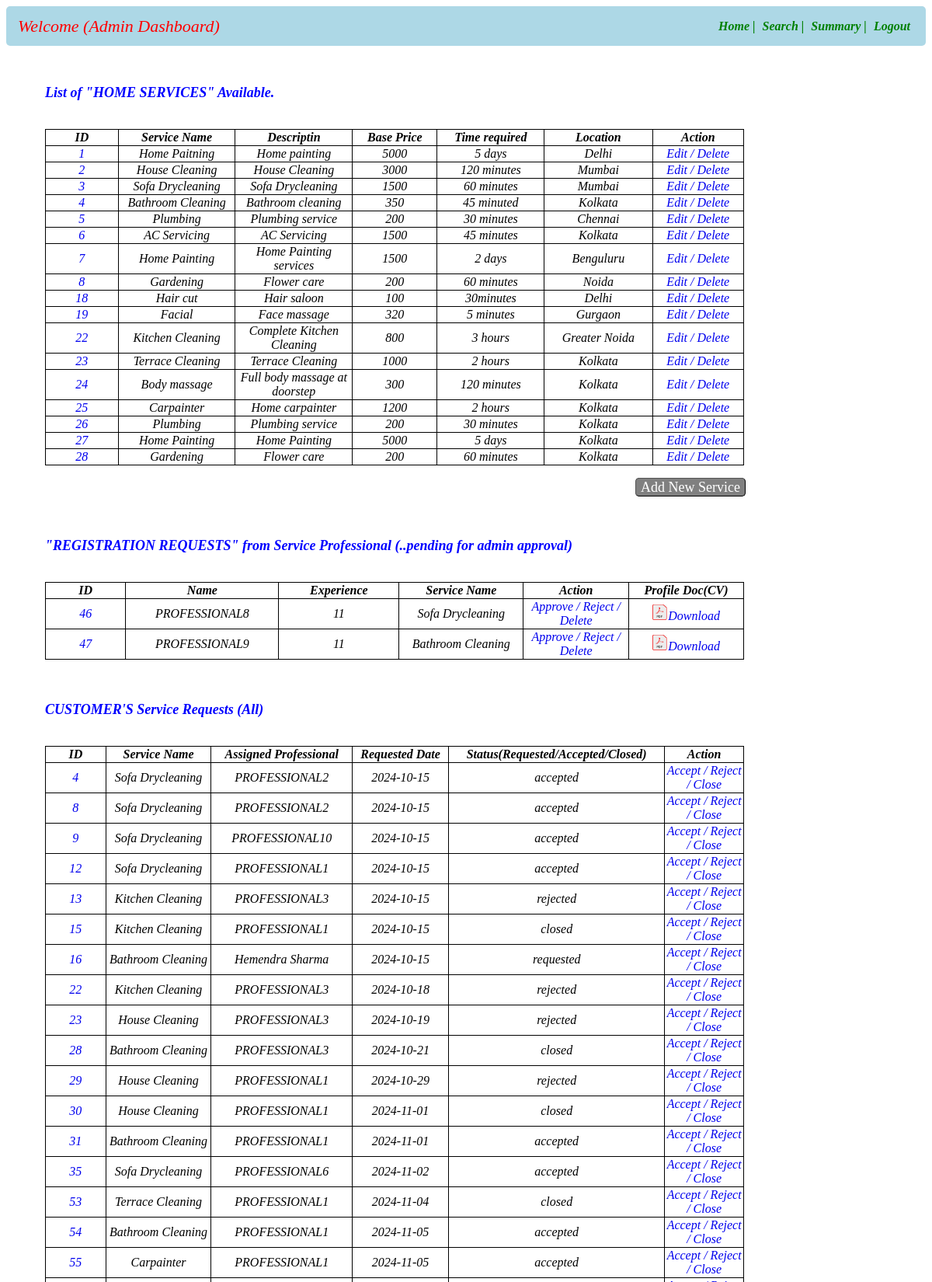
The app's page /admindashboard (upper part) with its own data.
### app.py (models this page shows)
class Service_Info(db.Model):
    __tablename__="service_info"
    id=db.Column(db.Integer,primary_key=True)
    servicename=db.Column(db.String,nullable=False)
    description=db.Column(db.String,nullable=False)
    baseprice=db.Column(db.Integer,nullable=False)
    time_required=db.Column(db.String,nullable=False)
    service_type=db.Column(db.String,nullable=False)
    city=db.Column(db.String,nullable=False)

class User_Info(db.Model):
    __tablename__="user_info"
    id=db.Column(db.Integer,primary_key=True)
    email=db.Column(db.String,nullable=False)
    full_name=db.Column(db.String,nullable=False)
    user_name=db.Column(db.String,unique=True,nullable=False)
    service_name=db.Column(db.String,nullable=False)
    experience=db.Column(db.Integer,nullable=False)
    pwd=db.Column(db.String,nullable=False)
    add=db.Column(db.String,nullable=True)
    pincode=db.Column(db.String,nullable=False)
    role=db.Column(db.Integer,nullable=False,default=1)
    status=db.Column(db.String,unique=True)
    location=db.Column(db.String,nullable=False)
    reviews=db.Column(db.String,nullable=False)
    phone_number=db.Column(db.Integer,nullable=False)

class Customer_Service_Request(db.Model):
    __tablename__="customer_service_request"
    id=db.Column(db.Integer,primary_key=True)
    service_id=db.Column(db.Integer,db.ForeignKey(Service_Info.id),nullable=False)
    customer_id=db.Column(db.Integer,db.ForeignKey(User_Info.id),nullable=False)
    professional_id=db.Column(db.Integer,db.ForeignKey(User_Info.id),nullable=False)
    date_of_request=db.Column(db.String,nullable=False)
    date_of_completion=db.Column(db.String,nullable=False)
    service_status=db.Column(db.String,nullable=False)
    remarks=db.Column(db.String)
    location=db.Column(db.String,nullable=False)
    ratings=db.Column(db.String,nullable=False)

### app.py (the view)
@app.route("/admindashboard")
def admin_dashboard():
    crole=1
    prole=2
    status="requested"
    servname=Service_Info.query.all()
    professional=User_Info.query.filter_by(role=prole,status=status)
    user=User_Info.query.all()
    customerservicerequests=Customer_Service_Request.query.all()
    return render_template("admin_dashboard.html",servicename=servname,professional=professional,cservice=customerservicerequests,user=user)

### templates/admin_dashboard.html (shortened to what this page needs)
<!DOCTYPE html>
<html lang="en">
<head>
</head>
<body>
    <div id="header">
        <nav class="navbar">
            <div class="navdiv">
                <div class="logo">Welcome {{admin_name}} (Admin Dashboard)</div>
                <ul>
                    <li><a href="/admindashboard">Home |</a></li>
                    <li><a href="/adminsearch">Search |</a></li>
                    <li><a href="/adminsummary">Summary |</a></li>
                    <li><a href="/login">Logout</a></li>
                </ul>
            </div>
        </nav>
    </div>
    <div id="main">
        <div id="service"><h3>List of "HOME SERVICES" Available.</h3></div>
        <br>
        <table id = "service-table">
            <thead id="th">
                <tr>
                    <th>ID</th>
                    <th>Service Name</th>
                    <th>Descriptin</th>
                    <th>Base Price</th>
                    <th>Time required</th>
                    <th>Location</th>
                    <th>Action</th>
                </tr>
            </thead>
            <tbody id="td">
                {% for entry in servicename %}
                <tr>
                    <td><a href="/viewservice/{{entry.id}}">{{entry["id"]}}</a></td>
                    <td>{{entry["servicename"]}}</td>
                    <td>{{entry["description"]}}</td>
                    <td>{{entry["baseprice"]}}</td>
                    <td>{{entry["time_required"]}}</td>
                    <td>{{entry["city"]}}</td>
                    <td>
                        <a href="/viewservice/{{entry.id}}/edit" type="button">Edit /</a>
                        <a href="/viewservice/{{entry.id}}/delete" type="button">Delete</a>
                    </td>
                </tr>
                {% endfor %}
          </table>
          <br>
          <div id="nservice">
            <a  id ="anchor1" class="button" href="/addservice">Add New Service</a>
          </div>
          <br><br>
          <div id="professional"><h3>"REGISTRATION REQUESTS" from Service Professional
            (..pending for admin approval)</h3> </div>
          <br>
          <table id = "professionals-table">
            <thead id="th">
                <tr>
                    <th>ID</th>
                    <th>Name</th>
                    <th>Experience</th>
                    <th>Service Name</th>
                    <th>Action</th>
                    <th>Profile Doc(CV)</th>
                </tr>
            </thead>
            <tbody id="td">
                {% for entry in professional %}
                <tr>
                    <td><a href="/viewprofessional/{{entry.id}}">{{entry["id"]}}</a></td>
                    <td>{{entry["full_name"]}}</td>
                    <td>{{entry["experience"]}}</td>
                    <td>{{entry["service_name"]}}</td>
                    <td>
                        <a href="/viewprofessional/{{entry.id}}/approve" type="button">Approve /</a>
                        <a href="/viewprofessional/{{entry.id}}/reject" type="button">Reject /</a>
                        <a href="/viewprofessional/{{entry.id}}/delete" type="button">Delete</a>
                    </td>
                    <td><a href="\MADI Project\cv.pdf" download="cv.pdf"><img src="/static/images/pdficon.PNG" alt="Image-5" height="20px" width="20px">Download</a></td>
                </tr>
                {% endfor %}
          </table>
          <br><br>
          <div id="servicerequest"><h3>CUSTOMER'S Service Requests (All)</h3></div>
          <br>
          <table id = "servicerequests-table">
            <thead id="th">
                <tr>
                    <th>ID</th>
                    <th>Service Name</th>
                    <th>Assigned Professional</th>
                    <th>Requested Date</th>
                    <th>Status(Requested/Accepted/Closed)</th>
                    <th>Action</th>
                </tr>
            </thead>
            <tbody id="td">
                {% for entry in cservice %}
                    {% for usr in user %}
                        {% if entry.professional_id==usr.id %}
                            {% for servname in servicename %}
                                {% if entry.service_id==servname.id%}
                                    <tr>
                                        <td><a href="/viewcustomerservicerequests/{{entry.id}}">{{entry["id"]}}</a></td>
                                        <td>{{servname["servicename"]}}</td>
                                        <td>{{usr["full_name"]}}</td>
                                        <td>{{entry["date_of_request"]}}</td>
                                        <td>{{entry["service_status"]}}</td>
                                        <td>
                                            <a href="/viewcustomerservicerequests/{{entry.id}}/accept">Accept /</a>
                                            <a href="/viewcustomerservicerequests/{{entry.id}}/reject">Reject /</a>
                                            <a href="/viewcustomerservicerequests/{{entry.id}}/close">Close</a>
                                        </td>
                                    </tr>
                                {% endif %}
                            {% endfor %}
                        {% endif %}
                    {% endfor %}
                {% endfor %}
          </table>
    </div>
</body>
</html>

### templates/admin_dashboard.html (style rules this page uses)
* { text-decoration: none; }
.navbar { background-color: lightblue; padding-right: 15px; padding-left: 15px; border-radius: 5px; }
ul li { vertical-align: middle; }
.navdiv { display:flex; align-items: center; justify-content: space-between; }
.logo { font-size: 22px; color: red; font-style: italic; }
li { list-style: none; display: inline; }
li a { color: green; font-size: 16px; font-style: italic; margin-right: 5px; font-weight: bold; }
#anchor1 { border:1px font-size: 22px; font-style:bold italic; text-align: center; margin-left: 810px; color: white; }
table ,th, td { text-align: center; font-style: italic; width:900px; margin-left: 50px; border-radius: 10px; border-color: blue; border: 1px solid black; border-collapse: collapse ; }
#service { margin-left: 50px; margin-top: 50px; font-style: italic; font-size: 20px; color: blue; }
#professional { margin-left: 50px; font-style: italic; font-size: 20px; color: blue; }
#servicerequest { margin-left: 50px; font-style: italic; font-size: 20px; color: blue; }
a.button { padding: 1px 6px; border: 1px outset buttonborder; border-radius: 5px; color: black; background-color: gray; text-decoration: none; font-size:18px }
h3 { font-size:18px; }

### records on screen
Service_Info: id "1", servicename "Home Paitning", description "Home painting", baseprice "5000", time_required "5 days", city "Delhi"
Service_Info: id "2", servicename "House Cleaning", description "House Cleaning", baseprice "3000", time_required "120 minutes", city "Mumbai"
Service_Info: id "3", servicename "Sofa Drycleaning", description "Sofa Drycleaning", baseprice "1500", time_required "60 minutes", city "Mumbai"
Service_Info: id "4", servicename "Bathroom Cleaning", description "Bathroom cleaning", baseprice "350", time_required "45 minuted", city "Kolkata"
Service_Info: id "5", servicename "Plumbing", description "Plumbing service", baseprice "200", time_required "30 minutes", city "Chennai"
Service_Info: id "6", servicename "AC Servicing", description "AC Servicing", baseprice "1500", time_required "45 minutes", city "Kolkata"
Service_Info: id "7", servicename "Home Painting", description "Home Painting services", baseprice "1500", time_required "2 days", city "Benguluru"
Service_Info: id "8", servicename "Gardening", description "Flower care", baseprice "200", time_required "60 minutes", city "Noida"
Service_Info: id "18", servicename "Hair cut", description "Hair saloon", baseprice "100", time_required "30minutes", city "Delhi"
Service_Info: id "19", servicename "Facial", description "Face massage", baseprice "320", time_required "5 minutes", city "Gurgaon"
Service_Info: id "22", servicename "Kitchen Cleaning", description "Complete Kitchen Cleaning", baseprice "800", time_required "3 hours", city "Greater Noida"
Service_Info: id "23", servicename "Terrace Cleaning", description "Terrace Cleaning", baseprice "1000", time_required "2 hours", city "Kolkata"
Service_Info: id "24", servicename "Body massage", description "Full body massage at doorstep", baseprice "300", time_required "120 minutes", city "Kolkata"
Service_Info: id "25", servicename "Carpainter", description "Home carpainter", baseprice "1200", time_required "2 hours", city "Kolkata"
Service_Info: id "26", servicename "Plumbing", description "Plumbing service", baseprice "200", time_required "30 minutes", city "Kolkata"
Service_Info: id "27", servicename "Home Painting", description "Home Painting", baseprice "5000", time_required "5 days", city "Kolkata"
Service_Info: id "28", servicename "Gardening", description "Flower care", baseprice "200", time_required "60 minutes", city "Kolkata"
User_Info: id "46", full_name "PROFESSIONAL8", experience "11", service_name "Sofa Drycleaning"
User_Info: id "47", full_name "PROFESSIONAL9", experience "11", service_name "Bathroom Cleaning"
Customer_Service_Request: id "4", date_of_request "2024-10-15", service_status "accepted"
User_Info: full_name "PROFESSIONAL2"
Customer_Service_Request: id "8", date_of_request "2024-10-15", service_status "accepted"
Customer_Service_Request: id "9", date_of_request "2024-10-15", service_status "accepted"
User_Info: full_name "PROFESSIONAL10"
Customer_Service_Request: id "12", date_of_request "2024-10-15", service_status "accepted"
User_Info: full_name "PROFESSIONAL1"
Customer_Service_Request: id "13", date_of_request "2024-10-15", service_status "rejected"
User_Info: full_name "PROFESSIONAL3"
Customer_Service_Request: id "15", date_of_request "2024-10-15", service_status "closed"
Customer_Service_Request: id "16", date_of_request "2024-10-15", service_status "requested"
User_Info: full_name "Hemendra Sharma"
Customer_Service_Request: id "22", date_of_request "2024-10-18", service_status "rejected"
Customer_Service_Request: id "23", date_of_request "2024-10-19", service_status "rejected"
Customer_Service_Request: id "28", date_of_request "2024-10-21", service_status "closed"
Customer_Service_Request: id "29", date_of_request "2024-10-29", service_status "rejected"
Customer_Service_Request: id "30", date_of_request "2024-11-01", service_status "closed"
Customer_Service_Request: id "31", date_of_request "2024-11-01", service_status "accepted"
Customer_Service_Request: id "35", date_of_request "2024-11-02", service_status "accepted"
User_Info: full_name "PROFESSIONAL6"
Customer_Service_Request: id "53", date_of_request "2024-11-04", service_status "closed"
Customer_Service_Request: id "54", date_of_request "2024-11-05", service_status "accepted"
Customer_Service_Request: id "55", date_of_request "2024-11-05", service_status "accepted"
